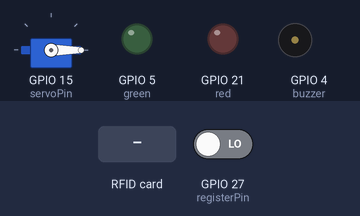
This sketch was run on a simulated ESP32. Parts: servo, output pins drawn as LEDs (lit = HIGH), buzzer (waves = sounding, pin HIGH). The inputs (shaded band) are chosen by the test bench; at power-on: GPIO 27 (registerPin) LOW. WiFi joins after 1.5 s; servers stay silent unless stated; uploads are accepted with an empty reply; what the sketch prints to the serial monitor is not drawn.

Above: at 2.8 s.
2.9 s: RFID card 5E 7A 19 C4 held to the reader
At 3.25 s:
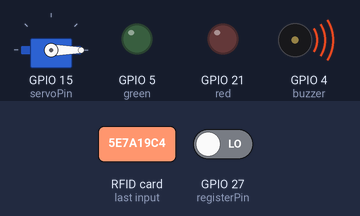
At 4.9 s:
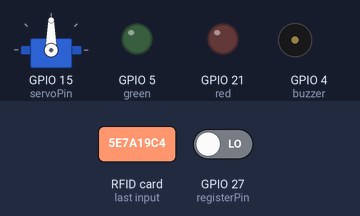
Timing chart, 0 to 7.1 s (numbered marks = the images above; inputs shaded):
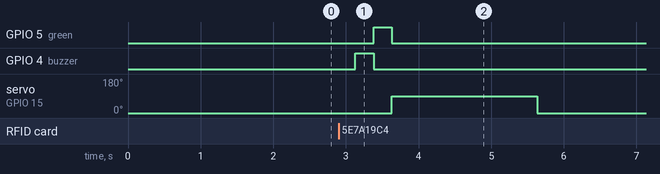

Measured:
- after the input at 2.9 s, GPIO 5 (green): LOW → HIGH after 0.48 s, → LOW 0.25 s later; GPIO 4 (buzzer): LOW → HIGH after 0.23 s, → LOW 0.25 s later; servo on GPIO 15 (servoPin): 0° → 90° after 0.73 s, → 0° 2.0 s later

The sketch:

DIU_Connect.ino
```cpp
#include <SPI.h>
#include <MFRC522.h>
#include <WiFi.h>
#include <HTTPClient.h>
#include <ESP32Servo.h>
#include <TinyGPS++.h>

// RFID Pins
#define SS_PIN 2
// #define SS_PIN2 25
#define RST_PIN 22
#define red 21
#define green 5
#define buzzer 4
#define servoPin 15
#define registerPin 27

// WiFi credentials and base URL
// String ssid = "DIU_Daffodil Smart City";
// String password = "diu123456789";
String ssid = "demo";
String password = "demo1234";
String base = "https://test-server-iot.vercel.app"; // POST API endpoint

// Initialize components
MFRC522 rfid(SS_PIN, RST_PIN); // RFID instance
// MFRC522 rfid2(SS_PIN2, RST_PIN); // RFID instance
Servo servo;                   // Servo instance
HTTPClient http;               // HTTP client for requests
TinyGPSPlus gps;               // GPS instance
HardwareSerial SerialGPS(2);   // Serial2 for GPS (TX2 on pin 17, RX2 on pin 16)

// Demo latitude and longitude for testing
double _latitude = 23.876762;
double _longitude = 90.320480;

// WiFi connection function
void connect_wifi() {
  delay(100);
  Serial.println();
  Serial.print("Connecting to WiFi ");
  WiFi.begin(ssid, password);

  // Wait until WiFi is connected
  while (WiFi.status() != WL_CONNECTED) {
    delay(500);
    Serial.print(".");
  }
  Serial.println("\nWiFi connected. IP address:");
  Serial.println(WiFi.localIP());
}

// Initialize pins and servo
void pin_setup() {
  pinMode(buzzer, OUTPUT);
  pinMode(red, OUTPUT);
  pinMode(green, OUTPUT);
  pinMode(registerPin,INPUT_PULLDOWN);
  servo.attach(servoPin);
  servo.write(0);
}

// Function to cpntrol buzzer and led
void on(int pin) {
  digitalWrite(pin, HIGH);
  delay(250);
  digitalWrite(pin, LOW);
}

// Function to open the gate (servo to 90 degrees)
void open_gate() {
  servo.write(90);
  delay(2000);
  servo.write(0);
}

// ESP32 setup function
void setup() {
  Serial.begin(9600);            // Begin serial communication
  SPI.begin();                    // Init SPI bus
  rfid.PCD_Init();                // Initialize RFID
  // rfid2.PCD_Init();                // Initialize RFID
  pin_setup();                    // Setup pins and servo
  SerialGPS.begin(9600, SERIAL_8N1, 16, 17); // Initialize Serial2 for GPS
  connect_wifi();                 // Connect to WiFi
}

// Main loop
void loop() {
  read_rfid();   // Read RFID card data
  // delay(1000);   // Delay between operations
  // read_rfid2();   // Read RFID card data
  wifi_tasks();  // Perform WiFi and GPS tasks
  delay(1000);   // Delay between operations
}

// Function to handle WiFi-based tasks
void wifi_tasks() {
  if (WiFi.status() != WL_CONNECTED) {
    connect_wifi();  // Reconnect if WiFi is not connected
  }

  // Simulate GPS data update
  _latitude += 0.00005;     // This is dummy location update as gps took time to connect when use gps comment out this
  _longitude += 0.00005;   // and when use dummy location then comment out checkGPS() vice versa

  /////// checkGPS();/////

  gps_put(_latitude, _longitude); // Updating gps data to database

  // Reinitialize RFID reader after WiFi operation
  rfid.PCD_Init();
}

// Send GPS data via HTTP PUT request
int gps_put(double latitude, double longitude) {
  String jsonPayload = "{ \"latitude\": " + String(latitude, 7) + ", \"longitude\": " + String(longitude, 7) + ", \"bus_id\": 2 }";
  return put(base + "/gps", jsonPayload);
}

// Print RFID card UUID
void print_uuid(String cardUID) {
  Serial.println(F("The NUID tag is:"));
  Serial.print(F("In hex: "));
  Serial.println(cardUID);
}

// Read RFID card and send data to server
void read_rfid() {
  // Check if a new card is present on the sensor
  if (!rfid.PICC_IsNewCardPresent()) return;
  if (!rfid.PICC_ReadCardSerial()) return;

  // Retrieve and format the UID
  String cardUID = "";
  for (byte i = 0; i < rfid.uid.size; i++) {
    cardUID += String(rfid.uid.uidByte[i], HEX);
  }
  cardUID.toUpperCase();
/////////// print_uuid(cardUID);//////////
print_uuid(cardUID);
  // Send UID data to server
  String payload = "{\"uid\":\"" + cardUID + "\",\"bus_id\":2}";
  int x=digitalRead(registerPin);
  if(x){
    Serial.println(x);
    post(base + "/regirstration-queue", payload,0);
  }
  else{
    post(base + "/booking", payload,1);
  }


  rfid.PICC_HaltA();  // Halt the RFID card
}

// void read_rfid2() {
//   // Check if a new card is present on the sensor
//   if (!rfid2.PICC_IsNewCardPresent()) return;
//   if (!rfid2.PICC_ReadCardSerial()) return;

//   // Retrieve and format the UID
//   String cardUID = "";
//   for (byte i = 0; i < rfid2.uid.size; i++) {
//     cardUID += String(rfid2.uid.uidByte[i], HEX);
//   }
//   cardUID.toUpperCase();
// /////////// print_uuid(cardUID);//////////
// print_uuid(cardUID);
//   // Send UID data to server
//   String payload = "{\"uid\":\"" + cardUID + "\"}";
//   int x=digitalRead(registerPin);
//   if(x){
//     Serial.println(x);
//     post(base + "/regirstration-queue", payload,0);
//   }
//   else{
//     post(base + "/booking", payload,1);
//   }


//   rfid2.PICC_HaltA();  // Halt the RFID card
// }

// Check and print GPS data
void checkGPS() {
  while (SerialGPS.available() > 0) {
    if (gps.encode(SerialGPS.read())) {
      if (gps.location.isValid()) {
        _latitude = gps.location.lat();
        _longitude = gps.location.lng();
        Serial.print(F("Latitude: "));
        Serial.print(gps.location.lat(), 6);
        Serial.print(F(", Longitude: "));
        Serial.println(gps.location.lng(), 6);
      } else {
        Serial.println(F("Waiting for GPS signal..."));
      }
    }
  }
}

// Perform HTTP GET request
String get(String endpoint) {
  http.begin(endpoint);
  int res_code = http.GET();
  if (res_code == 200) {
    return http.getString();
  }
  return "Something went wrong";
}

// Perform HTTP POST request with data
int post(String endpoint, String body_data, int gate) {
  http.begin(endpoint);
  http.addHeader("Content-Type", "application/json");
  int res_status = http.POST(body_data);
  String response = http.getString();
  Serial.println(response);
  on(buzzer);

  // Handle response
  if (res_status == 200) {

    on(green);
    if(gate)open_gate();
  } else {
    on(red);
    if (res_status == 425) {
      if(gate)open_gate();
    }
  }
  return res_status;
}

// Perform HTTP PUT request with data
int put(String endpoint, String body_data) {
  http.begin(endpoint);
  http.addHeader("Content-Type", "application/json");
  return http.PUT(body_data);
}

// // Perform HTTP PATCH request with data
// int patch(String endpoint, String body_data) {
//   http.begin(endpoint);
//   http.addHeader("Content-Type", "application/json");
//   return http.PATCH(body_data);
// }
```
